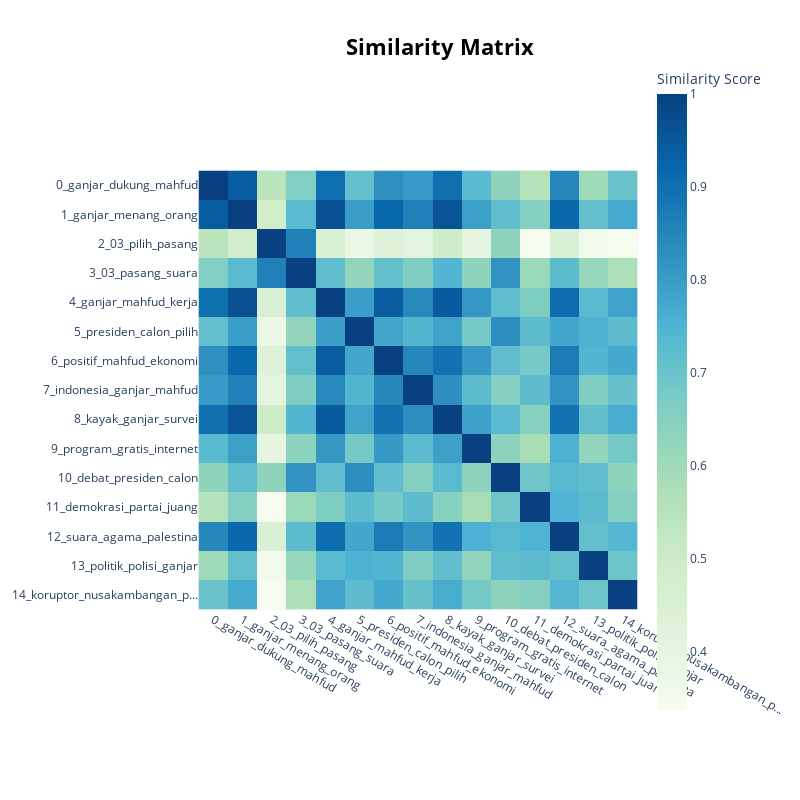

Notebook source saved alongside this figure:
### Code cell
# Topic summary table
topic_info = topic_model_kmeans.get_topic_info()
print(topic_info)

# Interactive visualizations
topic_model_kmeans.visualize_topics()
topic_model_kmeans.visualize_barchart(top_n_topics=15)
topic_model_kmeans.visualize_heatmap()

### Figure 1 — Plotly figure (JSON) as saved in the notebook; plotly's stock layout.template omitted (floating-point values rounded to 4 significant figures; data arrays with more than 128 entries replaced by an {"elided": "..."} marker saying what was removed)
{"data": [{"coloraxis": "coloraxis", "hovertemplate": "x: %{x}<br>y: %{y}<br>Similarity Score: %{z}<extra></extra>", "name": "0", "type": "heatmap", "x": ["0_ganjar_dukung_mahfud", "1_ganjar_menang_orang", "2_03_pilih_pasang", "3_03_pasang_suara", "4_ganjar_mahfud_kerja", "5_presiden_calon_pilih", "6_positif_mahfud_ekonomi", "7_indonesia_ganjar_mahfud", "8_kayak_ganjar_survei", "9_program_gratis_internet", "10_debat_presiden_calon", "11_demokrasi_partai_juang", "12_suara_agama_palestina", "13_politik_polisi_ganjar", "14_koruptor_nusakambangan_p..."], "xaxis": "x", "y": ["0_ganjar_dukung_mahfud", "1_ganjar_menang_orang", "2_03_pilih_pasang", "3_03_pasang_suara", "4_ganjar_mahfud_kerja", "5_presiden_calon_pilih", "6_positif_mahfud_ekonomi", "7_indonesia_ganjar_mahfud", "8_kayak_ganjar_survei", "9_program_gratis_internet", "10_debat_presiden_calon", "11_demokrasi_partai_juang", "12_suara_agama_palestina", "13_politik_polisi_ganjar", "14_koruptor_nusakambangan_p..."], "yaxis": "y", "z": {"elided": "15x15 float values"}}], "layout": {"coloraxis": {"colorbar": {"title": {"text": "Similarity Score"}}, "colorscale": [[0, "rgb(247,252,240)"], [0.125, "rgb(224,243,219)"], [0.25, "rgb(204,235,197)"], [0.375, "rgb(168,221,181)"], [0.5, "rgb(123,204,196)"], [0.625, "rgb(78,179,211)"], [0.75, "rgb(43,140,190)"], [0.875, "rgb(8,104,172)"], [1, "rgb(8,64,129)"]]}, "height": 800, "hoverlabel": {"bgcolor": "white", "font": {"family": "Rockwell", "size": 16}}, "legend": {"title": {"text": "Trend"}}, "margin": {"t": 60}, "showlegend": true, "title": {"font": {"color": "Black", "size": 22}, "text": "<b>Similarity Matrix</b>", "x": 0.55, "xanchor": "center", "y": 0.95, "yanchor": "top"}, "width": 800, "xaxis": {"anchor": "y", "constrain": "domain", "domain": [0, 1], "scaleanchor": "y"}, "yaxis": {"anchor": "x", "autorange": "reversed", "constrain": "domain", "domain": [0, 1]}}}
